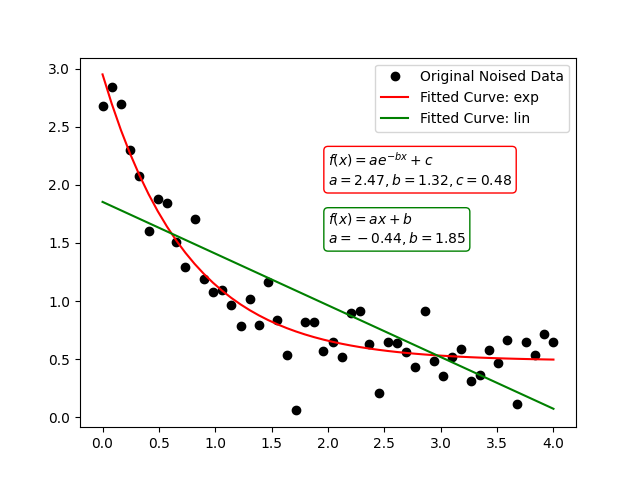

Python code for this plot:
import numpy as np
import matplotlib.pyplot as plt
from scipy.optimize import curve_fit

# One way to perform an curve fitting with an self-defined function and scipy:


# Here exponential function
# first parameter must be x
# a,b,c will be optimized
def func_exp(x, a, b, c):
    return a * np.exp(-b * x) + c

def func_lin(x, a, b):
    return a * x + b


x = np.linspace(0,4,50)
y = func_exp(x, 2.5, 1.3, 0.5)
yn = y + 0.2*np.random.normal(size=len(x))

popt, pcov = curve_fit(func_exp, x, yn)
print(popt)
[a, b, c] = popt

# Plotting:
plt.figure()
plt.plot(x, yn, 'ko', label="Original Noised Data")
plt.plot(x, func_exp(x, *popt), 'r-', label="Fitted Curve: exp")
textstr = '\n'.join((
    r'$f(x)=ae^{-bx}+c$',
    r'$a={:.02f}, b={:.02f}, c={:.02f}$'.format(a,b,c)))
props = dict(boxstyle='round', facecolor='white', edgecolor='red', alpha=1.0)
plt.text(2.0, 2.0, textstr, fontsize=10, bbox=props)


popt, pcov = curve_fit(func_lin, x, yn)
print(popt)
[a, b] = popt
plt.plot(x, func_lin(x, *popt), 'g-', label="Fitted Curve: lin")
textstr = '\n'.join((
    r'$f(x)=ax+b$',
    r'$a={:.02f}, b={:.02f}$'.format(a,b)))
props = dict(boxstyle='round', facecolor='white', edgecolor='green', alpha=1.0)
plt.text(2.0, 1.5, textstr, fontsize=10, bbox=props)

plt.legend()
plt.savefig('curve_fitting.png')
plt.show()
